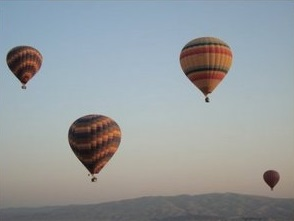
#> input picture MODULE_4__Processing Text and Image/Processing Images/baloons.jpg, 294 x 221 px
$ python Bounding_Rectangles_Circles.py
#> lines starting #> are read from the running program, lines starting #| are printed output that depends on the picture; after the words box and inside, x2 and y2 are one past the last pixel; in counts of white or black regions, pixels touching at a corner belong together
import cv2 as cv
import numpy as np
import argparse
import random as rng


def thresh_callback(val):
    threshold = val

    canny_output = cv.Canny(src_gray, threshold, threshold * 2)

    contours, _ = cv.findContours(canny_output, cv.RETR_TREE, cv.CHAIN_APPROX_SIMPLE)

    contours_poly = [None]*len(contours)
    boundRect = [None]*len(contours)
    centers = [None]*len(contours)
    radius = [None]*len(contours)
    for i, c in enumerate(contours):
        contours_poly[i] = cv.approxPolyDP(c, 3, True)
        boundRect[i] = cv.boundingRect(contours_poly[i])
        centers[i], radius[i] = cv.minEnclosingCircle(contours_poly[i])


    drawing = np.zeros((canny_output.shape[0], canny_output.shape[1], 3), dtype=np.uint8)


    for i in range(len(contours)):
        color = (rng.randint(0,256), rng.randint(0,256), rng.randint(0,256))
        cv.drawContours(drawing, contours_poly, i, color)
        cv.rectangle(drawing, (int(boundRect[i][0]), int(boundRect[i][1])), \
          (int(boundRect[i][0]+boundRect[i][2]), int(boundRect[i][1]+boundRect[i][3])), color, 2)
        cv.circle(drawing, (int(centers[i][0]), int(centers[i][1])), int(radius[i]), color, 2)


    cv.imshow('Contours', drawing)


# Command line arguments - is furrning from the command line
parser = argparse.ArgumentParser(description='Code for Creating Bounding boxes and circles for contours tutorial.')
parser.add_argument('--input', help='Path to input image.', default='baloons.jpg')
#parser.add_argument('--input', help='Path to input image.', default='stuff.jpg')

args = parser.parse_args()

src = cv.imread(cv.samples.findFile(args.input))
#> src is the input picture: shape (221, 294, 3); mean B, G, R 157.6, 155.1, 149.5
if src is None:
    print('Could not open or find the image:', args.input)
    exit(0)

# Convert image to gray and blur it
src_gray = cv.cvtColor(src, cv.COLOR_BGR2GRAY)
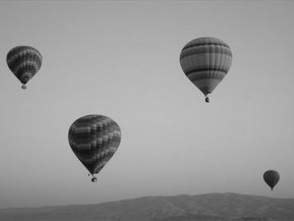
#> src_gray: shape (221, 294); min 12, max 197, mean 153.7
src_gray = cv.blur(src_gray, (3,3))

source_window = 'Source'
cv.namedWindow(source_window)
cv.imshow(source_window, src)

max_thresh = 255
# initial threshold
thresh = 100
cv.createTrackbar('Canny thresh:', source_window, thresh, max_thresh, thresh_callback)
thresh_callback(thresh)
#> in thresh_callback, `canny_output = cv.Canny(src_gray, threshold, threshold * 2)`:
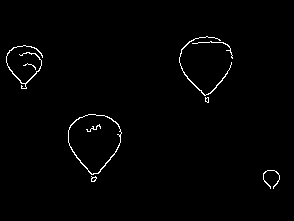
#> canny_output: shape (221, 294); 1.2% white in thin lines or dots, all inside (x1, y1, x2, y2) = (6, 36, 280, 189)
#> in thresh_callback, `contours, _ = cv.findContours(canny_output, cv.RETR_TREE, cv.CHAIN_APP..`: contours = 12 contours, 8 with area under 20; largest, box (x1, y1, x2, y2) and area: (68, 114, 122, 175) 2262, (68, 114, 122, 175) 2198, (6, 45, 43, 89) 52, (179, 36, 232, 96) 52
#> in thresh_callback, `contours_poly = [None]*len(contours)`: contours_poly = 12 items
#> the loop in thresh_callback, `for i, c in enumerate(contours):` made 12 passes
#> after the loop in thresh_callback, `for i, c in enumerate(contours):`: boundRect = [(91, 176, 6, 6), (92, 177, 4, 5), (263, 170, 17, 19), (68, 114, 54, 61), (68, 115, 53, 60), (86, 126, 15, 4), (205, 97, 4, 6), (207, 97, 1, 6), (23, 64, 13, 6), (6, 45, 37, 44), (192, 42, 41, 17), (179, 36, 53, 60)]; centers = [(93.18, 178.1), (93.5, 179), (270.5, 178.8), (94.26, 143.5), (94.31, 143.8), (93, 127.5), (206.5, 99.5), (207, 99.5), (29, 67), (23.28, 66.3), (212, 50.5), (205.5, 65.5)]; contours_poly = 12 contours, 7 with area under 20; largest, box (x1, y1, x2, y2) and area: (68, 115, 121, 175) 2089, (68, 114, 122, 175) 2059, (6, 45, 43, 89) 76, (179, 36, 232, 96) 26, (192, 42, 233, 59) 26; radius = [3.02, 2.5, 9.5, 30.51, 30.34, 7.16, 2.92, 2.5, 6.32, 21.87, 21.36, 29.54]
#> the loop in thresh_callback, `for i in range(len(contours)):` made 12 passes
#> color on passes 1 to 12: (197, 215, 20), (132, 248, 207), (155, 244, 183), (111, 71, 144), (71, 48, 128), (75, 158, 50), (37, 169, 241), (51, 181, 222), (161, 104, 244), (226, 133, 31), (7, 47, 204), (0, 252, 170)
#> after the loop in thresh_callback, `for i in range(len(contours)):`:
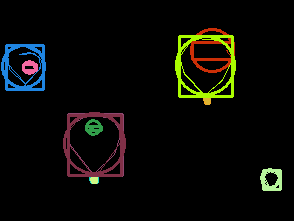
#> drawing: shape (221, 294, 3); mean of channels 0, 1, 2 6.3, 10.1, 9.8; drawn as B, G, R
cv.waitKey()

$ run again, with MODULE_4__Processing Text and Image/Processing Images/stuff.jpg copied over MODULE_4__Processing Text and Image/Processing Images/baloons.jpg
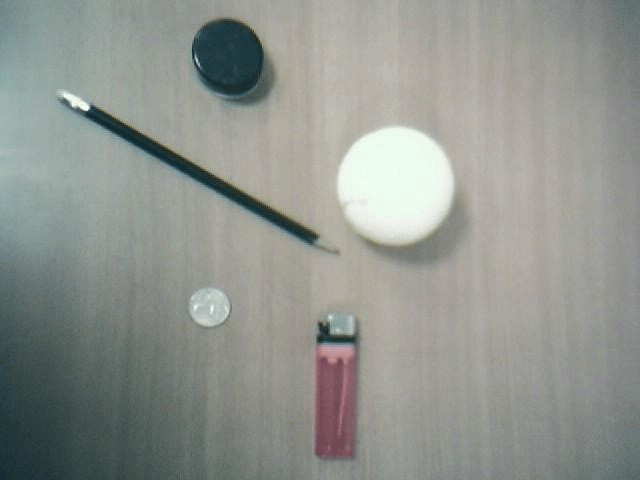
#> input picture MODULE_4__Processing Text and Image/Processing Images/stuff.jpg, 640 x 480 px
#> src is the input picture: shape (480, 640, 3); mean B, G, R 143.1, 148.5, 144.4
#> in thresh_callback, `canny_output = cv.Canny(src_gray, threshold, threshold * 2)`:
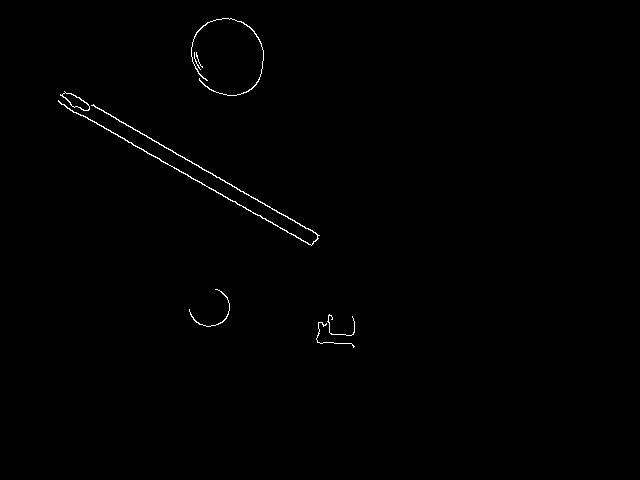
#> canny_output: shape (480, 640); 0.46% white in thin lines or dots, all inside (x1, y1, x2, y2) = (58, 18, 355, 348)
#> contours = 9 contours, 4 with area under 20; largest, box (x1, y1, x2, y2) and area: (58, 100, 320, 246) 269, (60, 91, 90, 111) 233, (62, 92, 90, 111) 208, (191, 18, 264, 96) 64, (189, 289, 230, 327) 24
#> in thresh_callback, `contours_poly = [None]*len(contours)`: contours_poly = 9 items
#> the loop in thresh_callback, `for i, c in enumerate(contours):` made 9 passes
#> after the loop in thresh_callback, `for i, c in enumerate(contours):`: boundRect = [(317, 322, 38, 25), (328, 315, 27, 21), (189, 289, 41, 38), (58, 100, 261, 145), (60, 91, 30, 19), (62, 94, 28, 15), (196, 52, 7, 16), (194, 52, 7, 18), (191, 18, 73, 78)]; centers = [(336, 334), (340.5, 324.5), (209.1, 306.8), (188, 169), (74.5, 101.5), (75.5, 101), (199, 59.5), (197, 60.5), (225.9, 57.57)]; contours_poly = 9 contours, 4 with area under 20; largest, box (x1, y1, x2, y2) and area: (60, 91, 90, 110) 218, (62, 94, 90, 109) 164, (58, 100, 319, 245) 143, (189, 289, 230, 327) 54, (191, 18, 264, 96) 45; radius = [21.63, 15.7, 20.24, 147.2, 16.32, 15.21, 8.08, 9.01, 39.84]
#> the loop in thresh_callback, `for i in range(len(contours)):` made 9 passes
#> color on passes 1 to 8: (197, 215, 20), (132, 248, 207), (155, 244, 183), (111, 71, 144), (71, 48, 128), (75, 158, 50), (37, 169, 241), (51, 181, 222)
#> after the loop in thresh_callback, `for i in range(len(contours)):`:
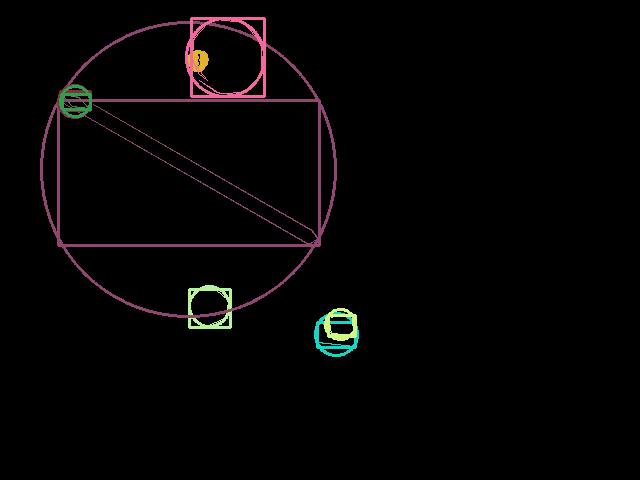
#> drawing: shape (480, 640, 3); mean of channels 0, 1, 2 4, 3.6, 5.1; drawn as B, G, R
